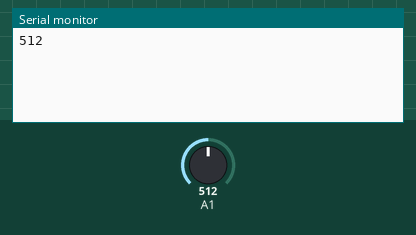
This program was run on a simulated Arduino Uno R4 WiFi. Shown: the last lines printed to the serial monitor. The inputs (shaded band) are chosen by the test bench; at power-on: A1 = 512.

Above: at 1.8 s.
1.9 s: A1 set to 716
At 2.5 s:
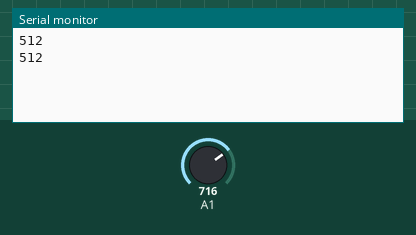
3.4 s: A1 set to 900
At 4.8 s:
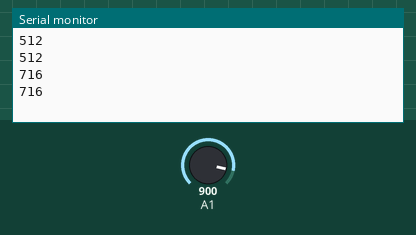
Timing chart, 0 to 6.4 s (numbered marks = the images above; inputs shaded):
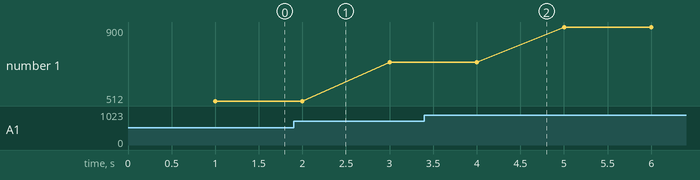

Measured:
- plotted number 1: 512 → 716 after the input at 1.9 s, 716 → 900 after the input at 3.4 s

The program:

main.cpp
```cpp
#include <Arduino.h>
#include <DHT.h>
#define DHTPIN 2       // Digital pin 2
#define DHTTYPE DHT22  // Sensor type

DHT DHT22Sensor(DHTPIN, DHTTYPE);  // Proper initialization

void setup(void) {
   Serial.begin(9600);
  // DHT22Sensor.begin();

}


void loop() {

  int value = analogRead(A1);
  delay(1000);

  Serial.println(value);
//   delay(2000);  // Required for sensor stability

//   float humidity = DHT22Sensor.readHumidity();
//   float temperature = DHT22Sensor.readTemperature();


//   Serial.print("Humidity = ");
//   Serial.print(humidity);
//   Serial.println("%");
//   Serial.print("Temperature = ");
//   Serial.print(temperature);
//   Serial.println("°C");  // Added degree symbol and line break

//   delay(100);
// }
}
```
